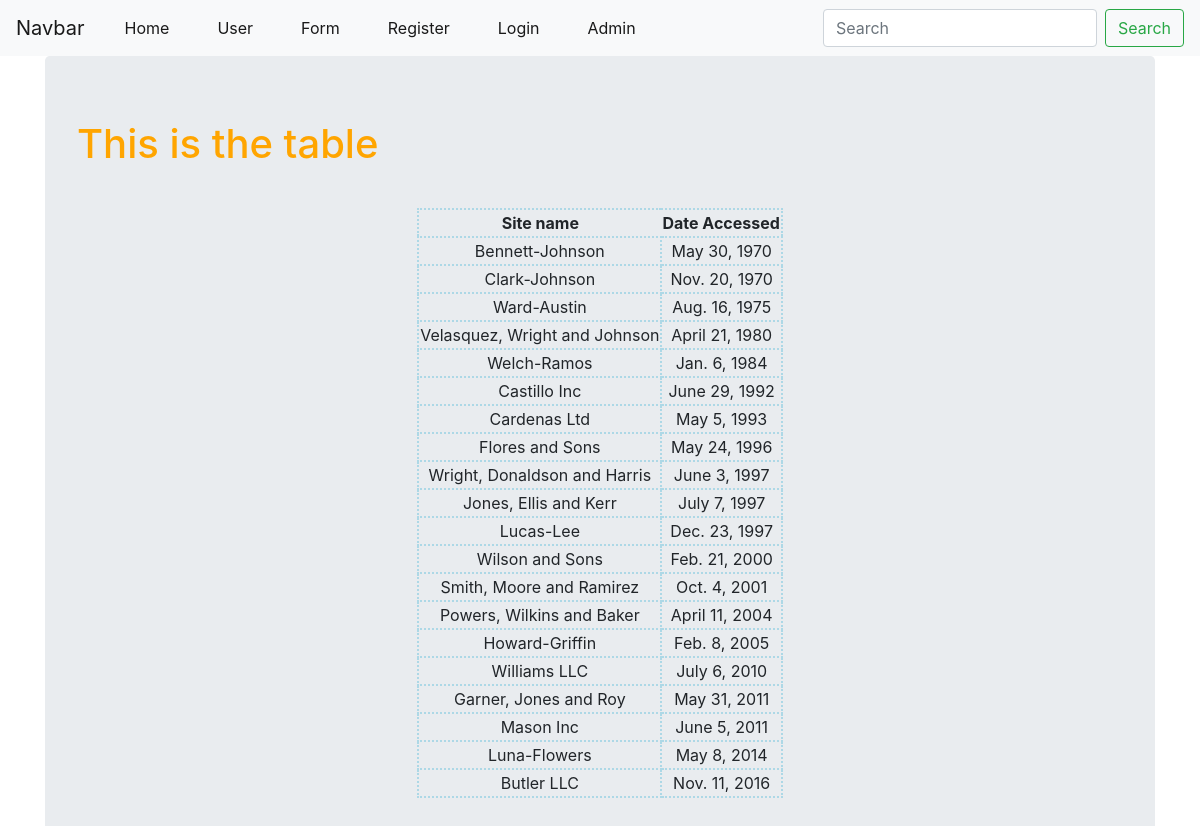
The page /user/ on the database its author committed.
### first_app/models.py (models this page shows, shortened)
class AccessRecord(models.Model):
    name = models.ForeignKey(Webpage, on_delete=models.CASCADE)
    date = models.DateField()

class Webpage(models.Model):
    topic = models.ForeignKey(Topic,on_delete=models.CASCADE)
    name = models.CharField(max_length=264, unique=True)
    url = models.URLField(unique=True)
    def __str__(self):
        return self.name

### first_app/views.py (the view)
# urls.py: path("user/",views.user,name="user"),
def user(request):
    webpage_list = AccessRecord.objects.order_by("date")
    date_dict = {"access_records": webpage_list}
    return render(request,'first_app/users.html',context=date_dict)

### templates/first_app/users.html (shortened to what this page needs)
<!DOCTYPE html>
{% extends "first_app/base.html" %}
{% block content %}
<div class="container">
  <div class="jumbotron">
    <h1>This is the table</h1>
    <div class="djangtwo">
      {% if access_records %}
        <table>
          <thead>
            <th>Site name</th>
            <th>Date Accessed</th>
          </thead>
          {% for acc in access_records %}
            <tr>
              <td>{{ acc.name }}</td>
              <td>{{ acc.date }}</td>
            </tr>
          {% endfor  %}
        </table>
      {% else %}
        <p>No access records</p>
      {% endif %}
    </div>
  </div>
</div>
{% endblock %}

### templates/first_app/base.html (shortened to what this page needs)
<!DOCTYPE html>
{% load static %}
<html lang="en" dir="ltr">
  <head>
    <link rel="stylesheet" href="https://stackpath.bootstrapcdn.com/bootstrap/4.5.0/css/bootstrap.min.css">
    <link rel="stylesheet" href="{% static 'css1/mystyle.css' %}">
  </head>
  <body>
    <nav class="navbar navbar-expand-lg navbar-light bg-light">
  <a class="navbar-brand" href="#">Navbar</a>
  <div class="collapse navbar-collapse" id="navbarSupportedContent">
    <ul class="navbar-nav mr-auto">
      <li class="nav-item active">
        <a class="nav-link" href="{% url 'index' %}">Home <span class="sr-only">(current)</span></a>
      </li>
      <li class="nav-item active">
        <a class="nav-link" href="{% url 'user' %}" >User <span class="sr-only">(current)</span></a>
      </li>
      <li class="nav-item active">
        <a class="nav-link" href="{% url 'form_name' %}">Form <span class="sr-only">(current)</span></a>
      </li>
      <li class="nav-item active">
        <a class="nav-link" href="{% url 'register' %}">Register <span class="sr-only">(current)</span></a>
      </li>
      {% if user.is_authenticated %}
        <li class="nav-item active">
          <a class="nav-link" href="{% url 'logout' %}">Logout <span class="sr-only">(current)</span></a>
        </li>
      {% else %}
        <li class="nav-item active">
          <a class="nav-link" href="{% url 'first_app:user_login' %}">Login <span class="sr-only">(current)</span></a>
        </li>
      {% endif %}
      <li class="nav-item active">
        <a class="nav-link" href="{% url 'admin:index' %}">Admin <span class="sr-only">(current)</span></a>
      </li>
    </ul>
    <form class="form-inline my-2 my-lg-0">
      <input class="form-control mr-sm-2" type="search" placeholder="Search" aria-label="Search">
      <button class="btn btn-outline-success my-2 my-sm-0" type="submit">Search</button>
    </form>
  </div>
</nav>
{% block content %}{% endblock %}
  </body>
</html>

### static/css1/mystyle.css (style rules this page uses)
h1 { color: orange; margin-bottom: 1em; display: inline-block; }
table,tr,td,thead { border: 2px dotted lightblue; margin: auto; text-align: center; }
li { margin-left: 1em; margin-right: 1em; }

### rows shown on the page
AccessRecord: name "Bennett-Johnson", date "May 30, 1970"
AccessRecord: name "Clark-Johnson", date "Nov. 20, 1970"
AccessRecord: name "Ward-Austin", date "Aug. 16, 1975"
AccessRecord: name "Velasquez, Wright and Johnson", date "April 21, 1980"
AccessRecord: name "Welch-Ramos", date "Jan. 6, 1984"
AccessRecord: name "Castillo Inc", date "June 29, 1992"
AccessRecord: name "Cardenas Ltd", date "May 5, 1993"
AccessRecord: name "Flores and Sons", date "May 24, 1996"
AccessRecord: name "Wright, Donaldson and Harris", date "June 3, 1997"
AccessRecord: name "Jones, Ellis and Kerr", date "July 7, 1997"
AccessRecord: name "Lucas-Lee", date "Dec. 23, 1997"
AccessRecord: name "Wilson and Sons", date "Feb. 21, 2000"
AccessRecord: name "Smith, Moore and Ramirez", date "Oct. 4, 2001"
AccessRecord: name "Powers, Wilkins and Baker", date "April 11, 2004"
AccessRecord: name "Howard-Griffin", date "Feb. 8, 2005"
AccessRecord: name "Williams LLC", date "July 6, 2010"
AccessRecord: name "Garner, Jones and Roy", date "May 31, 2011"
AccessRecord: name "Mason Inc", date "June 5, 2011"
AccessRecord: name "Luna-Flowers", date "May 8, 2014"
AccessRecord: name "Butler LLC", date "Nov. 11, 2016"
